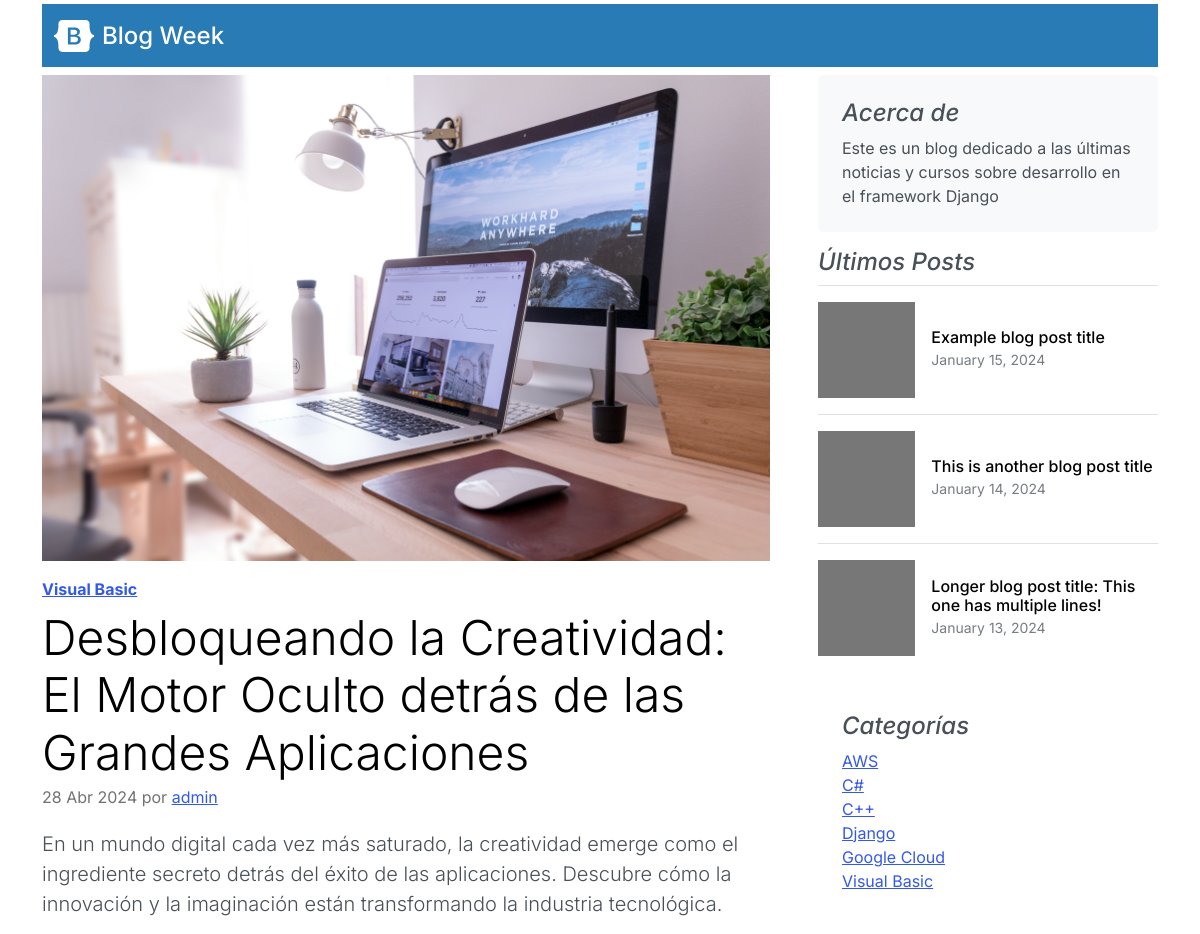
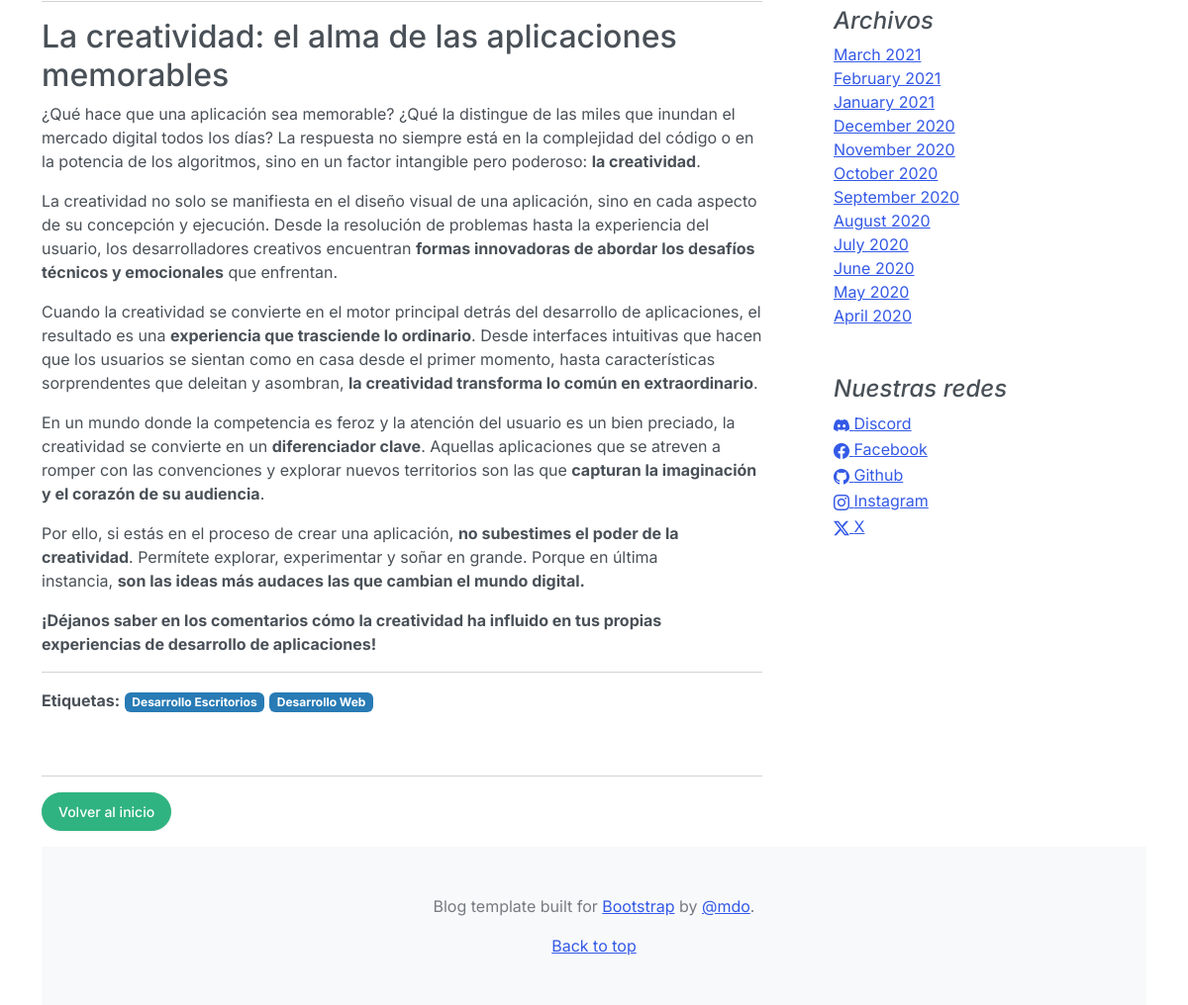
/post/1, run on the app's committed database (2 pictures, top to bottom).
### core/models.py (models this page shows, shortened)
class Post(models.Model):
    title = models.CharField(max_length=250, verbose_name="Título")
    excerpt = models.TextField(verbose_name="Bajada")
    content = RichTextField(verbose_name="Contenido")
    image = models.ImageField(
        upload_to="posts", verbose_name="Imagen", null=True, blank=True)
    published = models.BooleanField(default=False, verbose_name="Publicado")
    created = models.DateTimeField(
        auto_now_add=True, verbose_name="Fecha de creación")
    updated = models.DateTimeField(
        auto_now=True, verbose_name="Fecha de modificación")
    category = models.ForeignKey(
        Category, on_delete=models.CASCADE, verbose_name="Categoría", related_name="get_posts")
    author = models.ForeignKey(
        Author, on_delete=models.CASCADE, verbose_name="Autor", related_name="get_posts")
    tags = models.ManyToManyField(Tag, verbose_name="Etiquetas")
    class Meta:
        verbose_name = "Publicación"
        verbose_name_plural = "Publicaciones"
        ordering = ['title']

class Category(models.Model):
    name = models.CharField(max_length=200, verbose_name="nombre", unique=True)
    active = models.BooleanField(default=True, verbose_name="Activo")
    created = models.DateTimeField(
        auto_now_add=True, verbose_name="Fecha de creación")
    updated = models.DateTimeField(
        auto_now=True, verbose_name="Fecha de modificación")
    class Meta:
        verbose_name = "Categoría"
        verbose_name_plural = "Categorías"
        ordering = ['name']
    def __str__(self) -> str:
        return self.name

class Author(models.Model):
    user = models.ForeignKey(User, on_delete=models.CASCADE, verbose_name="Autor")
    biography = models.TextField(verbose_name="Biografía")
    birth_date = models.DateField(null=True, blank=True, verbose_name="Fecha de Nacimiento")
    profile_picture = models.ImageField(upload_to='profile_pics/', null=True, blank=True, verbose_name="Foto de Perfil")
    def __str__(self):
        return self.user.username
    class Meta:
        verbose_name = "Autor"
        verbose_name_plural = "Autores"
        ordering = ['user']

class Tag (models.Model):
    name = models.CharField(max_length=200, verbose_name="nombre", unique=True)
    active = models.BooleanField(default=True, verbose_name="Activo")
    created = models.DateTimeField(
        auto_now_add=True, verbose_name="Fecha de creación")
    updated = models.DateTimeField(
        auto_now=True, verbose_name="Fecha de modificación")
    class Meta:
        verbose_name = "Etiqueta"
        verbose_name_plural = "Etiquetas"
        ordering = ['name']

class About(models.Model):
    description = models.CharField(max_length=350, verbose_name="Descripción")
    created = models.DateTimeField(
        auto_now_add=True, verbose_name="Fecha de creación")
    updated = models.DateTimeField(
        auto_now=True, verbose_name="Fecha de modificación")
    class Meta:
        verbose_name = "Acerca de"
        verbose_name_plural = "Acerca de nosotros"
        ordering = ['created']
    def __str__(self) -> str:
        return self.description

class Link(models.Model):
    key = models.CharField(max_length=100, verbose_name="Key Link")
    name = models.CharField(max_length=120, verbose_name="Red Social")
    url = models.URLField(max_length=350, blank=True,
                          null=True, verbose_name="Enlace")
    icon = models.CharField(max_length=100, blank=True,
                            null=True, verbose_name="Icono")
    created = models.DateTimeField(
        auto_now_add=True, verbose_name="Fecha de Creación")
    updated = models.DateTimeField(
        auto_now=True, verbose_name="Fecha de modificación")
    class Meta:
        verbose_name = "Red Social"
        verbose_name_plural = "Redes Sociales"
        ordering = ['name']
    def __str__(self) -> str:
        return self.name

### core/views.py (the view)
# urls.py: path("post/<int:post_id>", post, name="post"),
def post(request, post_id):
    try:
        post = get_object_or_404(Post, id=post_id)
        return render(request, "core/detail.html", {"post": post})
    except:
        return render(request, "core/404.html")

### core/processors.py (called while the page is built)
def ctx_dic_about(request):
    ctx_about = {}
    ctx_about['ABOUT'] = About.objects.latest('created') # BUSCA EL ULTIMO CAMPO CREADO EN ABOUT (DE ACUERDO A LA FECHA DE CREACIÓN)
    return ctx_about

def ctx_dic_category(request):
    ctx_category = {}
    ctx_category['categories'] = Category.objects.filter(active=True)
    return ctx_category

def ctx_dic_link(request):
    ctx_link = {}
    links = Link.objects.all()
    for link in links:
        ctx_link[link.key] = {'url': link.url,
                                'icon': link.icon}
    print(ctx_link)
    return ctx_link

def ctx_dic_link2(request):
    ctx_link2 = {}
    ctx_link2['redes_sociales'] = Link.objects.all()
    print(ctx_link2)
    return ctx_link2

### core/templates/core/detail.html
{% extends "core/base.html" %}
{% load static %}
{% block content %}
<article class="blog-post">
    <div class="col-auto d-none d-lg-block">
        <div class="col-auto d-none d-lg-block">
            <img src={{ post.image.url }} class="img-fluid" alt="">
        </div>
    </div>
    <strong class="d-inline-block mb-2 mt-3 text-primary"><a href={% url 'category' post.category.id %}>{{ post.category }}</a></strong>
    <h2 class="display-5 link-body-emphasis mb-1">{{ post.title }}</h2>
    <p class="blog-post-meta">{{ post.created|date:"d M Y" }} por <a href={% url "author" post.author.id %}>{{ post.author }}</a></p>
    <p class="lead my-3">{{ post.excerpt }}</p>
    <hr>
    <p>{{ post.content|safe}}</p>
    <hr>
    <strong>Etiquetas:</strong>
    {% for tag in post.tags.all %}
        <span class="badge text-bg-info">{{ tag.name }}</span>
    {% endfor %}
</article>
<hr>
{% if request.path != '/' %}
<div class="my-3">
    <a class="btn btn-success rounded-pill" href={% url "home" %}>Volver al inicio</a>
</div>
{% endif %}
{% endblock %}

### core/templates/core/base.html (shortened to what this page needs)
<!DOCTYPE html>
<html lang="es">
<head>
    <link rel="stylesheet" href="https://cdn.jsdelivr.net/npm/bootstrap-icons@1.11.3/font/bootstrap-icons.min.css">
    {% load static %}
    <link href={% static "core/css/bootstrap.min.css" %} rel="stylesheet">
    <link href={% static "css/blog.css" %} rel="stylesheet">
</head>
<body>
    <div class="container">
        <nav class="mt-1 navbar navbar-expand-lg bg-info" data-bs-theme="dark">
            <div class="container-fluid">
                <a href="/"
                    class="d-flex align-items-center mb-3 mb-md-0 me-md-auto link-body-emphasis text-decoration-none">
                    <img class="bi me-2" width="40" height="32" src={% static "core/img/bootstrap-logo-white.svg" %}
                        alt="">
                    <span class="fs-4">Blog Week</span>
                </a>
            </div>
        </nav>
        <main class="mt-2">
            <div class="row g-5">
                <div class="col-md-8">
                    {% block content %} {% endblock %}
                </div>
                <aside class="col-md-4">
                    <div class="position-sticky" style="top: 2rem;">
                        <div class="p-4 mb-3 bg-body-tertiary rounded">
                            <h4 class="fst-italic">Acerca de</h4>
                            <p class="mb-0">{{ ABOUT }}</p>
                        </div>
                        <div>
                            <h4 class="fst-italic">Últimos Posts</h4>
                            <ul class="list-unstyled">
                                <li>
                                    <a class="d-flex flex-column flex-lg-row gap-3 align-items-start align-items-lg-center py-3 link-body-emphasis text-decoration-none border-top"
                                        href="#">
                                        <svg class="bd-placeholder-img" width="100%" height="96"
                                            xmlns="http://www.w3.org/2000/svg" aria-hidden="true"
                                            preserveAspectRatio="xMidYMid slice" focusable="false">
                                            <rect width="100%" height="100%" fill="#777" />
                                        </svg>
                                        <div class="col-lg-8">
                                            <h6 class="mb-0">Example blog post title</h6>
                                            <small class="text-body-secondary">January 15, 2024</small>
                                        </div>
                                    </a>
                                </li>
                                <li>
                                    <a class="d-flex flex-column flex-lg-row gap-3 align-items-start align-items-lg-center py-3 link-body-emphasis text-decoration-none border-top"
                                        href="#">
                                        <svg class="bd-placeholder-img" width="100%" height="96"
                                            xmlns="http://www.w3.org/2000/svg" aria-hidden="true"
                                            preserveAspectRatio="xMidYMid slice" focusable="false">
                                            <rect width="100%" height="100%" fill="#777" />
                                        </svg>
                                        <div class="col-lg-8">
                                            <h6 class="mb-0">This is another blog post title</h6>
                                            <small class="text-body-secondary">January 14, 2024</small>
                                        </div>
                                    </a>
                                </li>
                                <li>
                                    <a class="d-flex flex-column flex-lg-row gap-3 align-items-start align-items-lg-center py-3 link-body-emphasis text-decoration-none border-top"
                                        href="#">
                                        <svg class="bd-placeholder-img" width="100%" height="96"
                                            xmlns="http://www.w3.org/2000/svg" aria-hidden="true"
                                            preserveAspectRatio="xMidYMid slice" focusable="false">
                                            <rect width="100%" height="100%" fill="#777" />
                                        </svg>
                                        <div class="col-lg-8">
                                            <h6 class="mb-0">Longer blog post title: This one has multiple lines!</h6>
                                            <small class="text-body-secondary">January 13, 2024</small>
                                        </div>
                                    </a>
                                </li>
                            </ul>
                        </div>
                        <div class="p-4">
                            <h4 class="fst-italic">Categorías</h4>
                            <ol class="list-unstyled mb-0">
                                {% for item in categories %}
                                    <li><a href={% url "category" item.id %}>{{item.name}}</a></li>
                                {% endfor %}
                            </ol>
                        </div>
                        <div class="p-4">
                            <h4 class="fst-italic">Archivos</h4>
                            <ol class="list-unstyled mb-0">
                                <li><a href="#">March 2021</a></li>
                                <li><a href="#">February 2021</a></li>
                                <li><a href="#">January 2021</a></li>
                                <li><a href="#">December 2020</a></li>
                                <li><a href="#">November 2020</a></li>
                                <li><a href="#">October 2020</a></li>
                                <li><a href="#">September 2020</a></li>
                                <li><a href="#">August 2020</a></li>
                                <li><a href="#">July 2020</a></li>
                                <li><a href="#">June 2020</a></li>
                                <li><a href="#">May 2020</a></li>
                                <li><a href="#">April 2020</a></li>
                            </ol>
                        </div>
                        <div class="p-4">
                            <h4 class="fst-italic">Nuestras redes</h4>
                            <ol class="list-unstyled">
                                {% for item in redes_sociales %}
                                    {% if item.url %}
                                        <li><a href={{ item.url }}><i class="{{ item.icon }}"></i> {{ item.name }}</a></li>
                                    {% endif %}
                                {% endfor%}
                            </ol>
                        </div>
                    </div>
                </aside>
            </div>
        </main>
        <footer class="py-5 text-center text-body-secondary bg-body-tertiary">
            <p>Blog template built for <a href="https://getbootstrap.com/">Bootstrap</a> by <a
                    href="https://twitter.com/mdo">@mdo</a>.</p>
            <p class="mb-0">
                <a href="#">Back to top</a>
            </p>
        </footer>
    </div>
</body>
</html>

### core/static/core/css/blog.css (style rules this page uses)
.blog-post { margin-bottom: 4rem; }
.blog-post-meta { margin-bottom: 1.25rem; color: #727272; }
.bd-placeholder-img { font-size: 1.125rem; text-anchor: middle; -webkit-user-select: none; -moz-user-select: none; user-select: none; }
.bi { vertical-align: -.125em; fill: currentColor; }

### data on the page
Post: image (picture), category "Visual Basic", title "Desbloqueando la Creatividad: El Motor Oculto detrás de las Grandes Aplicaciones", created "28 Abr 2024", author "admin", excerpt "En un mundo digital cada vez más saturado, la creatividad emerge como el ingrediente secreto detrás del éxito de las aplicaciones. Descubre cómo la innovación y la imaginación están transformando la industria tecnológica.", content "La creatividad: el alma de las aplicaciones memorables ¿Qué hace que una aplicación sea memorable? ¿Qué la distingue de las miles que inundan el mercado digital todos los días? La respuesta no siempre está en la complejidad del código o en la potencia de los algoritmos, sino en un factor intangible pero poderoso: la creatividad . La creatividad no solo se manifiesta en el diseño visual de una aplicación, sino en cada aspecto de su concepción y ejecución. Desde la resolución de problemas hasta la experiencia del usuario, los desarrolladores creativos encuentran formas innovadoras de abordar los desafíos técnicos y emocionales que enfrentan. Cuando la creatividad se convierte en el motor…"
Tag: name "Desarrollo Escritorios"
Tag: name "Desarrollo Web"
About: description "Este es un blog dedicado a las últimas noticias y cursos sobre desarrollo en el framework Django"
Category: name "AWS"
Category: name "C#"
Category: name "C++"
Category: name "Django"
Category: name "Google Cloud"
Category: name "Visual Basic"
Link: name "Discord"
Link: name "Facebook"
Link: name "Github"
Link: name "Instagram"
Link: name "X"
